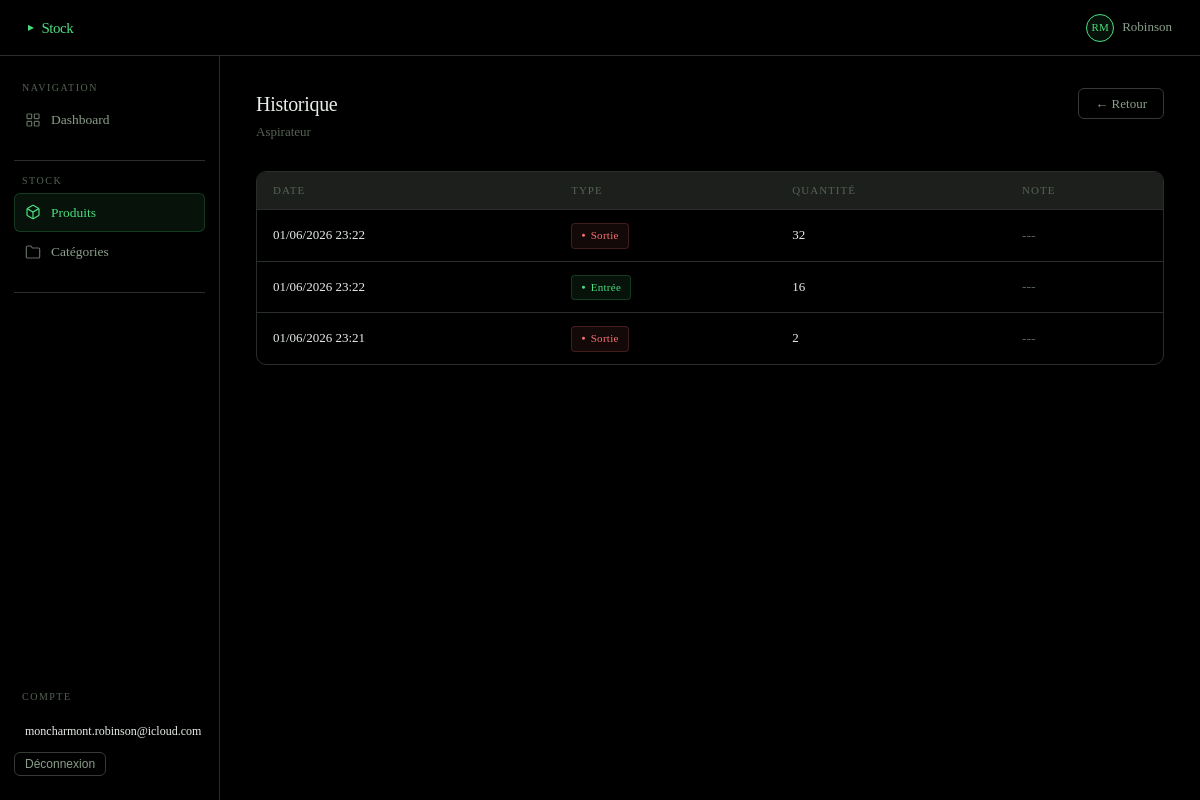
/produits/10/historique/ (signed in), run on the app's committed database.
### members/models.py (models this page shows, shortened)
class User(AbstractUser):
    username    = None
    email       = models.EmailField(unique=True)
    first_name  = models.CharField(max_length=100)
    last_name   = models.CharField(max_length=100)
    USERNAME_FIELD  = "email"
    REQUIRED_FIELDS = []
    objects         = UserManager()

class Product(models.Model):
    user      = models.ForeignKey(User, on_delete=models.CASCADE, related_name="products")
    category  = models.ForeignKey(Category, on_delete=models.SET_NULL, null=True, blank=True, related_name="products")
    name      = models.CharField(max_length=255)
    quantity  = models.PositiveIntegerField(default=0)
    min_alert = models.PositiveIntegerField(default=5)   # seuil d'alerte rupture
    price     = models.DecimalField(max_digits=10, decimal_places=2, default=0)
    created_at = models.DateTimeField(auto_now_add=True)
    class Meta:
        ordering = ["name"]

class StockMovement(models.Model):
    ENTRY = "entry"
    EXIT  = "exit"
    TYPE_CHOICES = [
        (ENTRY, "Entrée"),
        (EXIT,  "Sortie"),
    ]
    product  = models.ForeignKey(Product, on_delete=models.CASCADE, related_name="movements")
    type     = models.CharField(max_length=10, choices=TYPE_CHOICES)
    quantity = models.PositiveIntegerField()
    note     = models.CharField(max_length=255, blank=True)
    date     = models.DateTimeField(auto_now_add=True)
    class Meta:
        ordering = ["-date"]

### members/views.py (the view)
# urls.py: path("produits/<int:pk>/historique/",   views.historique,  name="historique"),
@login_required(login_url="login")
def historique(request, pk):
    product = Product.objects.filter(pk=pk, user=request.user).first()
    if not product:
        messages.error(request, "Produit introuvable.")
        return redirect("product_list")
    mouvements = StockMovement.objects.filter(product=product).order_by("-date")
    return render(request, "products/historique.html", {
        "product"   : product,
        "mouvements": mouvements,
    })

### templates/products/historique.html (shortened to what this page needs)
{% extends "base.html" %}
{% block content %}
<div class="page-header">
  <div>
    <div class="page-title">Historique</div>
    <div class="page-subtitle">{{ product.name }}</div>
  </div>
  <a href="{% url 'product_list' %}" class="btn btn-outline">← Retour</a>
</div>
{% if mouvements %}
<div class="table-wrap">
  <table>
    <thead>
      <tr>
        <th>Date</th>
        <th>Type</th>
        <th>Quantité</th>
        <th>Note</th>
      </tr>
    </thead>
    <tbody>
      {% for mouvement in mouvements %}
      <tr>
        <td class="mono">{{ mouvement.date|date:"d/m/Y H:i" }}</td>
        <td>
          {% if mouvement.type == "entry" %}
            <span class="badge badge-green">Entrée</span>
          {% else %}
            <span class="badge badge-red">Sortie</span>
          {% endif %}
        </td>
        <td class="mono">{{ mouvement.quantity }}</td>
        <td class="text-muted">{{ mouvement.note|default:"---" }}</td>
      </tr>
      {% endfor %}
    </tbody>
  </table>
</div>
{% endif %}
{% endblock %}

### templates/base.html (shortened to what this page needs)
{% load static %}
<!DOCTYPE html>
<html lang="fr">
<head>
  <link rel="stylesheet" href="{% static 'css/main.css' %}" />
</head>
<body>
<div class="app-shell">
  <header class="topbar">
    <div class="topbar-brand">Stock</div>
    <div class="topbar-right">
      {% if user.is_authenticated %}
        <div class="topbar-user">
          <div class="topbar-avatar">{{ user.first_name|first|upper }}{{ user.last_name|first|upper }}</div>
          <span>{{ user.first_name }}</span>
        </div>
      {% endif %}
    </div>
  </header>
  <aside class="sidebar">
    <div class="sidebar-section">
      <div class="sidebar-label">Navigation</div>
      <a href="{% url 'accueil' %}" class="sidebar-link">
        <svg class="icon" viewBox="0 0 24 24" fill="none" stroke="currentColor" stroke-width="1.8">
          <rect x="3" y="3" width="7" height="7" rx="1"/><rect x="14" y="3" width="7" height="7" rx="1"/>
          <rect x="3" y="14" width="7" height="7" rx="1"/><rect x="14" y="14" width="7" height="7" rx="1"/>
        </svg>
        Dashboard
      </a>
    </div>
    <div class="sidebar-divider"></div>
    <div class="sidebar-section">
      <div class="sidebar-label">Stock</div>
      <a href="{% url 'product_list' %}" class="sidebar-link">
        <svg class="icon" viewBox="0 0 24 24" fill="none" stroke="currentColor" stroke-width="1.8">
          <path d="M21 16V8a2 2 0 00-1-1.73l-7-4a2 2 0 00-2 0l-7 4A2 2 0 003 8v8a2 2 0 001 1.73l7 4a2 2 0 002 0l7-4A2 2 0 0021 16z"/>
          <polyline points="3.27 6.96 12 12.01 20.73 6.96"/><line x1="12" y1="22.08" x2="12" y2="12"/>
        </svg>
        Produits
      </a>
      <a href="{% url 'category_list' %}" class="sidebar-link">
        <svg class="icon" viewBox="0 0 24 24" fill="none" stroke="currentColor" stroke-width="1.8">
          <path d="M22 19a2 2 0 01-2 2H4a2 2 0 01-2-2V5a2 2 0 012-2h5l2 3h9a2 2 0 012 2z"/>
        </svg>
        Catégories
      </a>
    </div>
    <div class="sidebar-divider"></div>
    <div class="sidebar-bottom">
      <div class="sidebar-label" style="margin-bottom:8px">Compte</div>
      <div class="sidebar-link" style="cursor:default; color: var(--text3); font-size:12px; font-family: var(--font-mono);">
        {{ user.email }}
      </div>
      {% if user.is_authenticated %}
      <form method="post" action="{% url 'logout' %}" style="display:inline">
          <button type="submit" class="btn btn-outline btn-sm">Déconnexion</button>
        </form>
        {% endif %}
    </div>
  </aside>
  <main class="main">
    {% block content %}{% endblock %}
  </main>
</div>
</body>
</html>

### static/css/main.css (style rules this page uses)
*, *::before, *::after { box-sizing: border-box; margin: 0; padding: 0; }
html { font-size: 16px; -webkit-font-smoothing: antialiased; }
body { background: #000000; color: #e8ede8; min-height: 100vh; line-height: 1.6; }
a { color: inherit; text-decoration: none; }
.app-shell { display: grid; grid-template-columns: 220px 1fr; grid-template-rows: auto 1fr; min-height: 100vh; }
.topbar { grid-column: 1 / -1; display: flex; align-items: center; justify-content: space-between; padding: 0 28px; height: 56px; border-bottom: 1px solid #2a2e2a; background: #000000; position: sticky; top: 0; z-index: 100; }
.topbar-brand { font-size: 15px; font-weight: 500; color: #4ade80; letter-spacing: -0.5px; display: flex; align-items: center; gap: 8px; }
.topbar-brand::before { content: '▸'; font-size: 12px; }
.topbar-right { display: flex; align-items: center; gap: 20px; font-size: 13px; color: #8a9e8a; }
.topbar-user { display: flex; align-items: center; gap: 8px; }
.topbar-avatar { width: 28px; height: 28px; background: rgba(74, 222, 128, 0.08); border: 1px solid #4ade80; border-radius: 50%; display: flex; align-items: center; justify-content: center; font-size: 11px; color: #4ade80; }
.sidebar { background: #000000; border-right: 1px solid #2a2e2a; padding: 24px 0; display: flex; flex-direction: column; gap: 4px; }
.sidebar-section { padding: 0 14px; margin-bottom: 8px; }
.sidebar-label { font-size: 10px; color: #556355; letter-spacing: 1.5px; text-transform: uppercase; padding: 0 8px; margin-bottom: 4px; }
.sidebar-link { display: flex; align-items: center; gap: 10px; padding: 8px 10px; border-radius: 6px; font-size: 13.5px; color: #8a9e8a; transition: all 150ms ease; cursor: pointer; border: 1px solid transparent; }
.sidebar-link.active { background: rgba(74, 222, 128, 0.08); color: #4ade80; border-color: rgba(74, 222, 128, 0.2); }
.sidebar-link .icon { width: 16px; height: 16px; opacity: 0.7; flex-shrink: 0; }
.sidebar-link.active .icon { opacity: 1; }
.sidebar-divider { height: 1px; background: #2a2e2a; margin: 8px 14px; }
.sidebar-bottom { margin-top: auto; padding: 0 14px; }
.main { padding: 32px 36px; overflow-y: auto; }
.page-header { display: flex; align-items: flex-start; justify-content: space-between; margin-bottom: 28px; gap: 16px; }
.page-title { font-size: 20px; font-weight: 500; color: #e8ede8; letter-spacing: -0.3px; }
.page-subtitle { font-size: 13px; color: #556355; margin-top: 2px; }
.table-wrap { overflow-x: auto; border-radius: 10px; border: 1px solid #2a2e2a; }
table { width: 100%; border-collapse: collapse; font-size: 13.5px; }
thead tr { background: #1c1f1c; border-bottom: 1px solid #2a2e2a; }
thead th { padding: 10px 16px; text-align: left; font-size: 11px; color: #556355; letter-spacing: 1px; text-transform: uppercase; font-weight: 400; white-space: nowrap; }
tbody tr { border-bottom: 1px solid #2a2e2a; transition: background 150ms ease; }
tbody tr:last-child { border-bottom: none; }
td { padding: 12px 16px; color: #e8ede8; vertical-align: middle; }
td.mono { font-size: 13px; }
.badge { display: inline-flex; align-items: center; gap: 5px; padding: 3px 9px; border-radius: 4px; font-size: 11px; font-weight: 500; letter-spacing: 0.3px; white-space: nowrap; }
.badge-green { background: rgba(74, 222, 128, 0.08); color: #4ade80; border: 1px solid rgba(74,222,128,0.2); }
.badge-red { background: rgba(248, 113, 113, 0.08); color: #f87171; border: 1px solid rgba(248,113,113,0.2); }
.badge::before { content: '●'; font-size: 7px; }
.btn { display: inline-flex; align-items: center; gap: 7px; padding: 8px 16px; border-radius: 6px; font-size: 13px; font-weight: 500; cursor: pointer; border: 1px solid transparent; transition: all 150ms ease; white-space: nowrap; line-height: 1; }
.btn-outline { background: transparent; color: #8a9e8a; border-color: #353a35; }
.btn-sm { padding: 5px 10px; font-size: 12px; }
.text-muted { color: #556355; }

### data on the page
User: first_name|first "R", last_name|first "M", first_name "Robinson", email "moncharmont.robinson@icloud.com"
Product: name "Aspirateur"
StockMovement: date "01/06/2026 23:22", type "Sortie", quantity "32", note "---"
StockMovement: date "01/06/2026 23:22", type "Entrée", quantity "16", note "---"
StockMovement: date "01/06/2026 23:21", type "Sortie", quantity "2", note "---"
